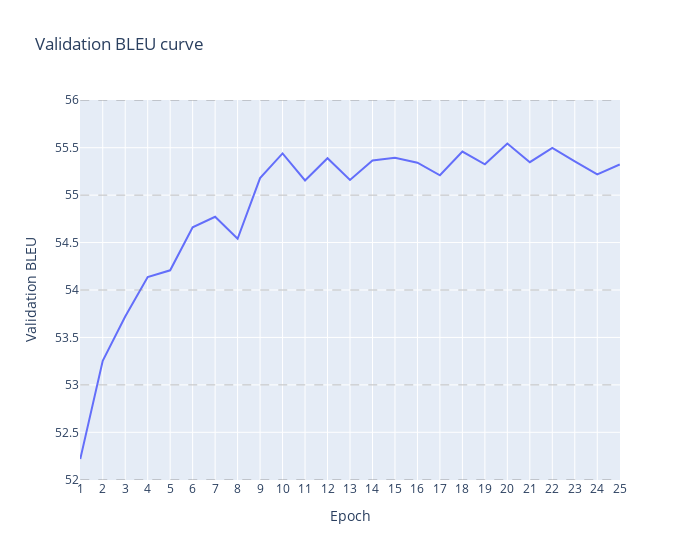

Write notebook code for a chart like this one.
### Markdown cell above
### Experiment 6: AdamW optimizer with cosine scheduler

### Code cell
losses = [52.2179, 53.2530, 53.7198, 54.1370, 54.2074, 54.6600, 54.7722, 54.5404, 55.1793, 55.4397, 55.1544, 55.3889, 55.1598, 55.3648, 55.3941, 55.3419, 55.2092, 55.4593, 55.3254, 55.5435, 55.3469, 55.4978, 55.3551, 55.2178, 55.3233]
scale_values = [i for i in range(52, 57, 1)]
plot_training_evolution_curve(losses, scale_values)

### Figure 1 — Plotly figure (JSON) as saved in the notebook; plotly's stock layout.template omitted (floating-point values rounded to 4 significant figures)
{"data": [{"mode": "lines", "name": "Validation BLEU", "x": [1, 2, 3, 4, 5, 6, 7, 8, 9, 10, 11, 12, 13, 14, 15, 16, 17, 18, 19, 20, 21, 22, 23, 24, 25], "y": [52.22, 53.25, 53.72, 54.14, 54.21, 54.66, 54.77, 54.54, 55.18, 55.44, 55.15, 55.39, 55.16, 55.36, 55.39, 55.34, 55.21, 55.46, 55.33, 55.54, 55.35, 55.5, 55.36, 55.22, 55.32], "type": "scatter"}], "layout": {"shapes": [{"line": {"color": "gray", "dash": "dash", "width": 0.5}, "type": "line", "x0": 1, "x1": 25, "y0": 52, "y1": 52}, {"line": {"color": "gray", "dash": "dash", "width": 0.5}, "type": "line", "x0": 1, "x1": 25, "y0": 53, "y1": 53}, {"line": {"color": "gray", "dash": "dash", "width": 0.5}, "type": "line", "x0": 1, "x1": 25, "y0": 54, "y1": 54}, {"line": {"color": "gray", "dash": "dash", "width": 0.5}, "type": "line", "x0": 1, "x1": 25, "y0": 55, "y1": 55}, {"line": {"color": "gray", "dash": "dash", "width": 0.5}, "type": "line", "x0": 1, "x1": 25, "y0": 56, "y1": 56}], "xaxis": {"title": {"text": "Epoch"}, "dtick": 1}, "yaxis": {"title": {"text": "Validation BLEU"}}, "title": {"text": "Validation BLEU curve"}, "width": 700}}
